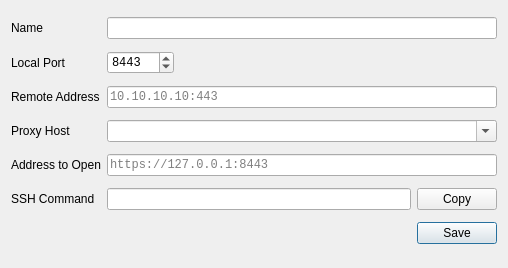
<?xml version="1.0" encoding="UTF-8"?>
<ui version="4.0">
 <class>TunnelConfig</class>
 <widget class="QDialog" name="TunnelConfig">
  <property name="geometry">
   <rect>
    <x>0</x>
    <y>0</y>
    <width>508</width>
    <height>268</height>
   </rect>
  </property>
  <property name="windowTitle">
   <string>Dialog</string>
  </property>
  <layout class="QGridLayout" name="gridLayout">
   <item row="0" column="0">
    <widget class="QLabel" name="label_name">
     <property name="text">
      <string>Name</string>
     </property>
    </widget>
   </item>
   <item row="0" column="1" colspan="2">
    <widget class="QLineEdit" name="name_field">
     <property name="font">
      <font>
       <family>Monospace</family>
      </font>
     </property>
    </widget>
   </item>
   <item row="1" column="0">
    <widget class="QLabel" name="label_local_port">
     <property name="text">
      <string>Local Port</string>
     </property>
    </widget>
   </item>
   <item row="2" column="0">
    <widget class="QLabel" name="label_remote_address">
     <property name="text">
      <string>Remote Address</string>
     </property>
    </widget>
   </item>
   <item row="3" column="0">
    <widget class="QLabel" name="label_proxy_host">
     <property name="text">
      <string>Proxy Host</string>
     </property>
    </widget>
   </item>
   <item row="4" column="0">
    <widget class="QLabel" name="label_browser_open">
     <property name="text">
      <string>Address to Open</string>
     </property>
    </widget>
   </item>
   <item row="5" column="0">
    <widget class="QLabel" name="label_ssh_command">
     <property name="text">
      <string>SSH Command</string>
     </property>
    </widget>
   </item>
   <item row="5" column="1">
    <widget class="QLineEdit" name="ssh_command">
     <property name="font">
      <font>
       <family>Monospace</family>
      </font>
     </property>
     <property name="readOnly">
      <bool>true</bool>
     </property>
    </widget>
   </item>
   <item row="5" column="2">
    <widget class="QPushButton" name="copy">
     <property name="text">
      <string>Copy</string>
     </property>
    </widget>
   </item>
   <item row="4" column="1" colspan="2">
    <widget class="QLineEdit" name="browser_open">
     <property name="font">
      <font>
       <family>Monospace</family>
      </font>
     </property>
     <property name="placeholderText">
      <string>https://127.0.0.1:8443</string>
     </property>
    </widget>
   </item>
   <item row="3" column="1" colspan="2">
    <widget class="QComboBox" name="proxy_host">
     <property name="font">
      <font>
       <family>Monospace</family>
      </font>
     </property>
     <property name="editable">
      <bool>true</bool>
     </property>
    </widget>
   </item>
   <item row="2" column="1" colspan="2">
    <widget class="QLineEdit" name="remote_address">
     <property name="font">
      <font>
       <family>Monospace</family>
      </font>
     </property>
     <property name="styleSheet">
      <string notr="true"/>
     </property>
     <property name="placeholderText">
      <string>10.10.10.10:443</string>
     </property>
    </widget>
   </item>
   <item row="6" column="0" colspan="3">
    <layout class="QHBoxLayout" name="horizontalLayout">
     <item>
      <spacer name="horizontalSpacer">
       <property name="orientation">
        <enum>Qt::Horizontal</enum>
       </property>
       <property name="sizeHint" stdset="0">
        <size>
         <width>188</width>
         <height>20</height>
        </size>
       </property>
      </spacer>
     </item>
     <item>
      <widget class="QDialogButtonBox" name="buttonBox">
       <property name="orientation">
        <enum>Qt::Horizontal</enum>
       </property>
       <property name="standardButtons">
        <set>QDialogButtonBox::Save</set>
       </property>
      </widget>
     </item>
    </layout>
   </item>
   <item row="1" column="1" colspan="2">
    <layout class="QHBoxLayout" name="horizontalLayout_2">
     <item>
      <widget class="QSpinBox" name="local_port">
       <property name="font">
        <font>
         <family>Monospace</family>
        </font>
       </property>
       <property name="maximum">
        <number>65365</number>
       </property>
       <property name="singleStep">
        <number>1000</number>
       </property>
       <property name="value">
        <number>8443</number>
       </property>
      </widget>
     </item>
     <item>
      <spacer name="horizontalSpacer_2">
       <property name="orientation">
        <enum>Qt::Horizontal</enum>
       </property>
       <property name="sizeHint" stdset="0">
        <size>
         <width>40</width>
         <height>20</height>
        </size>
       </property>
      </spacer>
     </item>
    </layout>
   </item>
  </layout>
 </widget>
 <tabstops>
  <tabstop>name_field</tabstop>
  <tabstop>local_port</tabstop>
  <tabstop>remote_address</tabstop>
  <tabstop>proxy_host</tabstop>
  <tabstop>browser_open</tabstop>
  <tabstop>ssh_command</tabstop>
  <tabstop>copy</tabstop>
 </tabstops>
 <resources/>
 <connections>
  <connection>
   <sender>buttonBox</sender>
   <signal>accepted()</signal>
   <receiver>TunnelConfig</receiver>
   <slot>accept()</slot>
   <hints>
    <hint type="sourcelabel">
     <x>248</x>
     <y>254</y>
    </hint>
    <hint type="destinationlabel">
     <x>157</x>
     <y>274</y>
    </hint>
   </hints>
  </connection>
  <connection>
   <sender>buttonBox</sender>
   <signal>rejected()</signal>
   <receiver>TunnelConfig</receiver>
   <slot>reject()</slot>
   <hints>
    <hint type="sourcelabel">
     <x>316</x>
     <y>260</y>
    </hint>
    <hint type="destinationlabel">
     <x>286</x>
     <y>274</y>
    </hint>
   </hints>
  </connection>
 </connections>
</ui>
